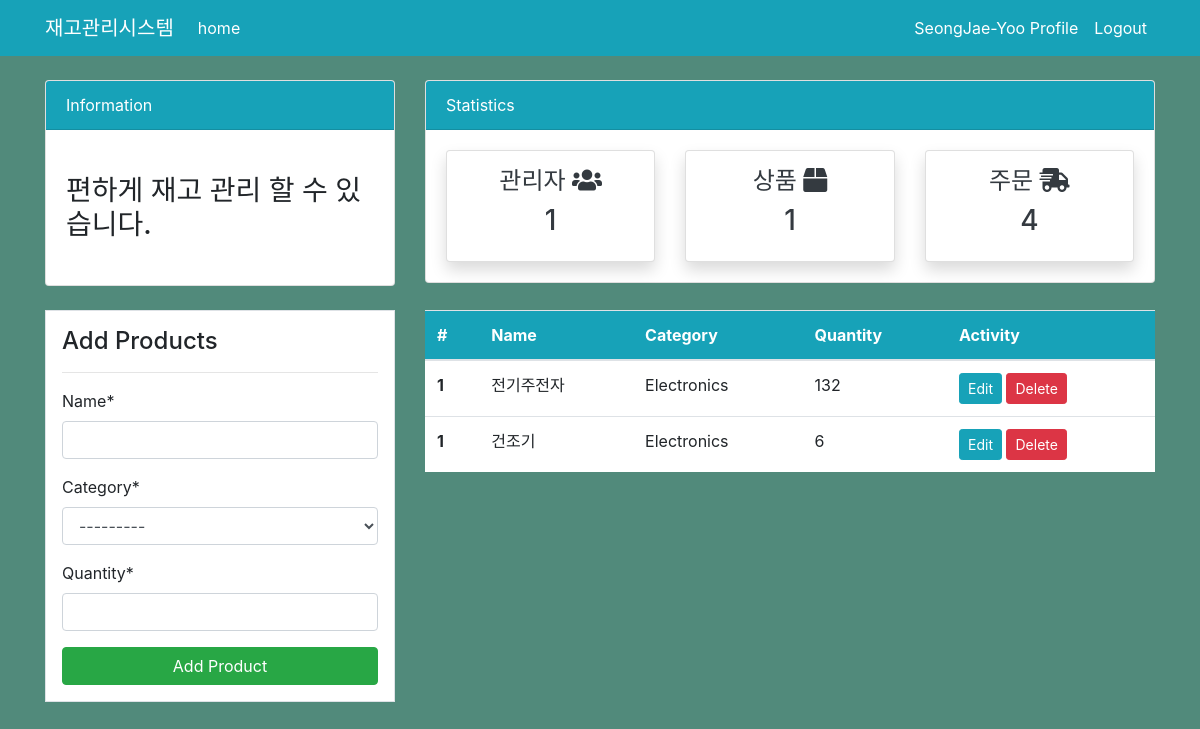
The page /product/ (signed in) on the database its author committed.
### dashboard/models.py (models this page shows, shortened)
class Product(models.Model):
    name = models.CharField(max_length=100, null=True)
    category = models.CharField(max_length=20, choices=CATEGORY, null=True)
    quantity = models.PositiveIntegerField(null=True)
    class Meta:
        verbose_name_plural = 'Product'

### dashboard/views.py (the view)
# urls.py: path('product/',views.product, name='dashboard-product'),
@login_required
def product(request):
    items = Product.objects.all() # db 가져오기
    if request.method =='POST':
        form = ProductForm(request.POST)
        if form.is_valid():
            form.save()
            product_name = form.cleaned_data.get('name')
            messages.success(request,f'{product_name} has been added')
            return redirect('dashboard-product')
    else:
        form = ProductForm()
    context = {
        'items' : items,
        'form' : form,
    }
    return render(request, 'dashboard/product.html', context)

### dashboard/forms.py
class ProductForm(forms.ModelForm):
    class Meta:
        model = Product
        fields = ['name','category','quantity']

### templates/dashboard/product.html (shortened to what this page needs)
{% extends 'partials/base.html' %}
{% load crispy_forms_tags %}
{% block content %}
{% include 'partials/topnav.html' %}
  <div class="container">
    <div class="row my-4">
        <div class="col-md-4">
            <div class="border bg-white p-3">
                <h4>Add Products</h4>
                <hr>
                <form method="POST">
                {{ form|crispy }}
                <input class="btn btn-success btn-block" type="submit" value="Add Product">
                </form>
            </div>
        </div>
        <div class="col-md-8">
            <table class="table bg-white">
                <thead class="bg-info">
                    <tr class="text-white">
                        <th scope="col">#</th>
                        <th scope="col">Name</th>
                        <th scope="col">Category</th>
                        <th scope="col">Quantity</th>
                        <th scope="col">Activity</th>
                    </tr>
                </thead>
                <tbody>
                    {% for item in items %}
                    <tr>
                        <th scope="row">1</th>
                        <td>{{ item.name }}</td>
                        <td>{{ item.category}}</td>
                        <td>{{ item.quantity}}</td>
                        <td>
                            <a class="btn btn-info btn-sm" href="{% url 'dashboard-product-update' item.id %}">Edit</a>
                            <a class="btn btn-danger btn-sm" href="{% url 'dashboard-product-delete' item.id %}">Delete</a>
                        </td>
                    </tr>
                    {% endfor %}
                </tbody>
            </table>
        </div>
    </div>
</div>
{% endblock %}

### templates/partials/nav.html (shortened to what this page needs)
<nav class="navbar navbar-expand-lg navbar-info bg-info">
    {%if user.is_authenticated %}
    <div class="container">
        <a class="navbar-brand text-white" href="{% url 'dashboard-index' %}">재고관리시스템</a>
        <div class="collapse navbar-collapse" id="navbarSupportedContent">
            <ul class="navbar-nav mr-auto">
                <li class="nav-item active">
                    <a class="nav-link text-white" href="{% url 'dashboard-index' %}">home </a>
                </li>
            </ul>
            <ul class="navbar-nav ml-auto">
                <li class="nav-item active">
                    <a class="nav-link text-white" href="{% url 'user-profile'%}">{{user.username}} Profile </a>
                </li>
                <li class="nav-item">
                    <a class="nav-link text-white" href="{% url 'user-logout' %}">Logout</a>
                </li>
            </ul>
            {% endif %}
        </div>
    </div>
</nav>

### static/style.css (style rules this page uses)
body { background: rgb(81, 138, 123); }

### rows shown on the page
Product: name "전기주전자", category "Electronics", quantity "132"
Product: name "건조기", category "Electronics", quantity "6"

### other values the page prints
{{ user.username }} "SeongJae-Yoo"
